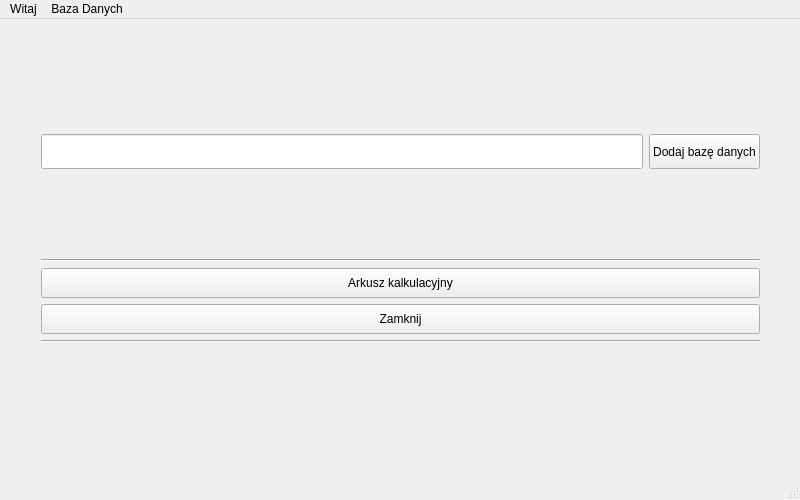
<?xml version="1.0" encoding="UTF-8"?>
<ui version="4.0">
 <class>MainWindow</class>
 <widget class="QMainWindow" name="MainWindow">
  <property name="geometry">
   <rect>
    <x>0</x>
    <y>0</y>
    <width>800</width>
    <height>500</height>
   </rect>
  </property>
  <property name="minimumSize">
   <size>
    <width>800</width>
    <height>500</height>
   </size>
  </property>
  <property name="maximumSize">
   <size>
    <width>800</width>
    <height>500</height>
   </size>
  </property>
  <property name="windowTitle">
   <string>Arkusz kalkulacyjny</string>
  </property>
  <property name="styleSheet">
   <string notr="true">/*
 * The MIT License (MIT)
 *
 * Copyright (c) &lt;2013-2014&gt; &lt;Colin Duquesnoy&gt;
 *
 * Permission is hereby granted, free of charge, to any person obtaining a copy
 * of this software and associated documentation files (the &quot;Software&quot;), to deal
 * in the Software without restriction, including without limitation the rights
 * to use, copy, modify, merge, publish, distribute, sublicense, and/or sell
 * copies of the Software, and to permit persons to whom the Software is
 * furnished to do so, subject to the following conditions:
 * The above copyright notice and this permission notice shall be included in
 * all copies or substantial portions of the Software.
 * THE SOFTWARE IS PROVIDED &quot;AS IS&quot;, WITHOUT WARRANTY OF ANY KIND, EXPRESS OR
 * IMPLIED, INCLUDING BUT NOT LIMITED TO THE WARRANTIES OF MERCHANTABILITY,
 * FITNESS FOR A PARTICULAR PURPOSE AND NONINFRINGEMENT. IN NO EVENT SHALL THE
 * AUTHORS OR COPYRIGHT HOLDERS BE LIABLE FOR ANY CLAIM, DAMAGES OR OTHER
 * LIABILITY, WHETHER IN AN ACTION OF CONTRACT, TORT OR OTHERWISE, ARISING FROM,
 * OUT OF OR IN CONNECTION WITH THE SOFTWARE OR THE USE OR OTHER DEALINGS IN
 * THE SOFTWARE.
 */
QToolTip
{
    border: 1px solid #76797C;
    background-color: rgb(90, 102, 117);;
    color: white;
    padding: 5px;
    opacity: 200;
}
QWidget
{
    color: #eff0f1;
    background-color: #31363b;
    selection-background-color:#3daee9;
    selection-color: #eff0f1;
    background-clip: border;
    border-image: none;
    outline: 0;
}
QWidget:item:hover
{
    background-color: #3daee9;
    color: #eff0f1;
}
QWidget:item:selected
{
    background-color: #3daee9;
}
QCheckBox
{
    spacing: 5px;
    outline: none;
    color: #eff0f1;
    margin-bottom: 2px;
}
QCheckBox:disabled
{
    color: #76797C;
}
QCheckBox::indicator,
QGroupBox::indicator
{
    width: 18px;
    height: 18px;
}
QGroupBox::indicator
{
    margin-left: 2px;
}
QCheckBox::indicator:unchecked
{
    image: url(:/qss_icons/rc/checkbox_unchecked.png);
}
QCheckBox::indicator:unchecked:hover,
QCheckBox::indicator:unchecked:focus,
QCheckBox::indicator:unchecked:pressed,
QGroupBox::indicator:unchecked:hover,
QGroupBox::indicator:unchecked:focus,
QGroupBox::indicator:unchecked:pressed
{
  border: none;
    image: url(:/qss_icons/rc/checkbox_unchecked_focus.png);
}
QCheckBox::indicator:checked
{
    image: url(:/qss_icons/rc/checkbox_checked.png);
}
QCheckBox::indicator:checked:hover,
QCheckBox::indicator:checked:focus,
QCheckBox::indicator:checked:pressed,
QGroupBox::indicator:checked:hover,
QGroupBox::indicator:checked:focus,
QGroupBox::indicator:checked:pressed
{
  border: none;
    image: url(:/qss_icons/rc/checkbox_checked_focus.png);
}
QCheckBox::indicator:indeterminate
{
    image: url(:/qss_icons/rc/checkbox_indeterminate.png);
}
QCheckBox::indicator:indeterminate:focus,
QCheckBox::indicator:indeterminate:hover,
QCheckBox::indicator:indeterminate:pressed
{
    image: url(:/qss_icons/rc/checkbox_indeterminate_focus.png);
}
QCheckBox::indicator:checked:disabled,
QGroupBox::indicator:checked:disabled
{
    image: url(:/qss_icons/rc/checkbox_checked_disabled.png);
}
QCheckBox::indicator:unchecked:disabled,
QGroupBox::indicator:unchecked:disabled
{
    image: url(:/qss_icons/rc/checkbox_unchecked_disabled.png);
}
QRadioButton
{
    spacing: 5px;
    outline: none;
    color: #eff0f1;
    margin-bottom: 2px;
}
QRadioButton:disabled
{
    color: #76797C;
}
QRadioButton::indicator
{
    width: 21px;
    height: 21px;
}
QRadioButton::indicator:unchecked
{
    image: url(:/qss_icons/rc/radio_unchecked.png);
}
QRadioButton::indicator:unchecked:hover,
QRadioButton::indicator:unchecked:focus,
QRadioButton::indicator:unchecked:pressed
{
    border: none;
    outline: none;
    image: url(:/qss_icons/rc/radio_unchecked_focus.png);
}
QRadioButton::indicator:checked
{
    border: none;
    outline: none;
    image: url(:/qss_icons/rc/radio_checked.png);
}
QRadioButton::indicator:checked:hover,
QRadioButton::indicator:checked:focus,
QRadioButton::indicator:checked:pressed
{
    border: none;
    outline: none;
    image: url(:/qss_icons/rc/radio_checked_focus.png);
}
QRadioButton::indicator:checked:disabled
{
    outline: none;
    image: url(:/qss_icons/rc/radio_checked_disabled.png);
}
QRadioButton::indicator:unchecked:disabled
{
    image: url(:/qss_icons/rc/radio_unchecked_disabled.png);
}
QMenuBar
{
    background-color: #31363b;
    color: #eff0f1;
}
QMenuBar::item
{
    background: transparent;
}
QMenuBar::item:selected
{
    background: transparent;
    border: 1px solid #76797C;
}
QMenuBar::item:pressed
{
    border: 1px solid #76797C;
    background-color: #3daee9;
    color: #eff0f1;
    margin-bottom:-1px;
    padding-bottom:1px;
}
QMenu
{
    border: 1px solid #76797C;
    color: #eff0f1;
    margin: 2px;
}
QMenu::icon
{
    margin: 5px;
}
QMenu::item
{
    padding: 5px 30px 5px 30px;
    margin-left: 5px;
    border: 1px solid transparent; /* reserve space for selection border */
}
QMenu::item:selected
{
    color: #eff0f1;
}
QMenu::separator {
    height: 2px;
    background: lightblue;
    margin-left: 10px;
    margin-right: 5px;
}
QMenu::indicator {
    width: 18px;
    height: 18px;
}
/* non-exclusive indicator = check box style indicator
   (see QActionGroup::setExclusive) */
QMenu::indicator:non-exclusive:unchecked {
    image: url(:/qss_icons/rc/checkbox_unchecked.png);
}
QMenu::indicator:non-exclusive:unchecked:selected {
    image: url(:/qss_icons/rc/checkbox_unchecked_disabled.png);
}
QMenu::indicator:non-exclusive:checked {
    image: url(:/qss_icons/rc/checkbox_checked.png);
}
QMenu::indicator:non-exclusive:checked:selected {
    image: url(:/qss_icons/rc/checkbox_checked_disabled.png);
}
/* exclusive indicator = radio button style indicator (see QActionGroup::setExclusive) */
QMenu::indicator:exclusive:unchecked {
    image: url(:/qss_icons/rc/radio_unchecked.png);
}
QMenu::indicator:exclusive:unchecked:selected {
    image: url(:/qss_icons/rc/radio_unchecked_disabled.png);
}
QMenu::indicator:exclusive:checked {
    image: url(:/qss_icons/rc/radio_checked.png);
}
QMenu::indicator:exclusive:checked:selected {
    image: url(:/qss_icons/rc/radio_checked_disabled.png);
}
QMenu::right-arrow {
    margin: 5px;
    image: url(:/qss_icons/rc/right_arrow.png)
}
QWidget:disabled
{
    color: #454545;
    background-color: #31363b;
}
QAbstractItemView
{
    alternate-background-color: #31363b;
    color: #eff0f1;
    border: 1px solid 3A3939;
    border-radius: 2px;
}
QWidget:focus, QMenuBar:focus
{
    border: 1px solid #3daee9;
}
QTabWidget:focus, QCheckBox:focus, QRadioButton:focus, QSlider:focus
{
    border: none;
}
QLineEdit
{
    background-color: #232629;
    padding: 5px;
    border-style: solid;
    border: 1px solid #76797C;
    border-radius: 2px;
    color: #eff0f1;
}
QGroupBox {
    border:1px solid #76797C;
    border-radius: 2px;
    margin-top: 20px;
}
QGroupBox::title {
    subcontrol-origin: margin;
    subcontrol-position: top center;
    padding-left: 10px;
    padding-right: 10px;
    padding-top: 10px;
}
QAbstractScrollArea
{
    border-radius: 2px;
    border: 1px solid #76797C;
    background-color: transparent;
}
QScrollBar:horizontal
{
    height: 15px;
    margin: 3px 15px 3px 15px;
    border: 1px transparent #2A2929;
    border-radius: 4px;
    background-color: #2A2929;
}
QScrollBar::handle:horizontal
{
    background-color: #605F5F;
    min-width: 5px;
    border-radius: 4px;
}
QScrollBar::add-line:horizontal
{
    margin: 0px 3px 0px 3px;
    border-image: url(:/qss_icons/rc/right_arrow_disabled.png);
    width: 10px;
    height: 10px;
    subcontrol-position: right;
    subcontrol-origin: margin;
}
QScrollBar::sub-line:horizontal
{
    margin: 0px 3px 0px 3px;
    border-image: url(:/qss_icons/rc/left_arrow_disabled.png);
    height: 10px;
    width: 10px;
    subcontrol-position: left;
    subcontrol-origin: margin;
}
QScrollBar::add-line:horizontal:hover,QScrollBar::add-line:horizontal:on
{
    border-image: url(:/qss_icons/rc/right_arrow.png);
    height: 10px;
    width: 10px;
    subcontrol-position: right;
    subcontrol-origin: margin;
}
QScrollBar::sub-line:horizontal:hover, QScrollBar::sub-line:horizontal:on
{
    border-image: url(:/qss_icons/rc/left_arrow.png);
    height: 10px;
    width: 10px;
    subcontrol-position: left;
    subcontrol-origin: margin;
}
QScrollBar::up-arrow:horizontal, QScrollBar::down-arrow:horizontal
{
    background: none;
}
QScrollBar::add-page:horizontal, QScrollBar::sub-page:horizontal
{
    background: none;
}
QScrollBar:vertical
{
    background-color: #2A2929;
    width: 15px;
    margin: 15px 3px 15px 3px;
    border: 1px transparent #2A2929;
    border-radius: 4px;
}
QScrollBar::handle:vertical
{
    background-color: #605F5F;
    min-height: 5px;
    border-radius: 4px;
}
QScrollBar::sub-line:vertical
{
    margin: 3px 0px 3px 0px;
    border-image: url(:/qss_icons/rc/up_arrow_disabled.png);
    height: 10px;
    width: 10px;
    subcontrol-position: top;
    subcontrol-origin: margin;
}
QScrollBar::add-line:vertical
{
    margin: 3px 0px 3px 0px;
    border-image: url(:/qss_icons/rc/down_arrow_disabled.png);
    height: 10px;
    width: 10px;
    subcontrol-position: bottom;
    subcontrol-origin: margin;
}
QScrollBar::sub-line:vertical:hover,QScrollBar::sub-line:vertical:on
{
    border-image: url(:/qss_icons/rc/up_arrow.png);
    height: 10px;
    width: 10px;
    subcontrol-position: top;
    subcontrol-origin: margin;
}
QScrollBar::add-line:vertical:hover, QScrollBar::add-line:vertical:on
{
    border-image: url(:/qss_icons/rc/down_arrow.png);
    height: 10px;
    width: 10px;
    subcontrol-position: bottom;
    subcontrol-origin: margin;
}
QScrollBar::up-arrow:vertical, QScrollBar::down-arrow:vertical
{
    background: none;
}
QScrollBar::add-page:vertical, QScrollBar::sub-page:vertical
{
    background: none;
}
QTextEdit
{
    background-color: #232629;
    color: #eff0f1;
    border: 1px solid #76797C;
}
QPlainTextEdit
{
    background-color: #232629;;
    color: #eff0f1;
    border-radius: 2px;
    border: 1px solid #76797C;
}
QHeaderView::section
{
    background-color: #76797C;
    color: #eff0f1;
    padding: 5px;
    border: 1px solid #76797C;
}
QSizeGrip {
    image: url(:/qss_icons/rc/sizegrip.png);
    width: 12px;
    height: 12px;
}
QMainWindow::separator
{
    background-color: #31363b;
    color: white;
    padding-left: 4px;
    spacing: 2px;
    border: 1px dashed #76797C;
}
QMainWindow::separator:hover
{
    background-color: #787876;
    color: white;
    padding-left: 4px;
    border: 1px solid #76797C;
    spacing: 2px;
}
QMenu::separator
{
    height: 1px;
    background-color: #76797C;
    color: white;
    padding-left: 4px;
    margin-left: 10px;
    margin-right: 5px;
}
QFrame
{
    border-radius: 2px;
    border: 1px solid #76797C;
}
QFrame[frameShape=&quot;0&quot;]
{
    border-radius: 2px;
    border: 1px transparent #76797C;
}
QStackedWidget
{
    border: 1px transparent black;
}
QToolBar {
    border: 1px transparent #393838;
    background: 1px solid #31363b;
    font-weight: bold;
}
QToolBar::handle:horizontal {
    image: url(:/qss_icons/rc/Hmovetoolbar.png);
}
QToolBar::handle:vertical {
    image: url(:/qss_icons/rc/Vmovetoolbar.png);
}
QToolBar::separator:horizontal {
    image: url(:/qss_icons/rc/Hsepartoolbar.png);
}
QToolBar::separator:vertical {
    image: url(:/qss_icons/rc/Vsepartoolbars.png);
}
QPushButton
{
    color: #eff0f1;
    background-color: #31363b;
    border-width: 1px;
    border-color: #76797C;
    border-style: solid;
    padding: 5px;
    border-radius: 2px;
    outline: none;
}
QPushButton:disabled
{
    background-color: #31363b;
    border-width: 1px;
    border-color: #454545;
    border-style: solid;
    padding-top: 5px;
    padding-bottom: 5px;
    padding-left: 10px;
    padding-right: 10px;
    border-radius: 2px;
    color: #454545;
}
QPushButton:focus {
    background-color: #3daee9;
    color: white;
}
QPushButton:pressed
{
    background-color: #3daee9;
    padding-top: -15px;
    padding-bottom: -17px;
}
QComboBox
{
    selection-background-color: #3daee9;
    border-style: solid;
    border: 1px solid #76797C;
    border-radius: 2px;
    padding: 5px;
    min-width: 75px;
}
QPushButton:checked{
    background-color: #76797C;
    border-color: #6A6969;
}
QComboBox:hover,QPushButton:hover,QAbstractSpinBox:hover,QLineEdit:hover,QTextEdit:hover,QPlainTextEdit:hover,QAbstractView:hover,QTreeView:hover
{
    border: 1px solid #3daee9;
    color: #eff0f1;
}
QComboBox:on
{
    padding-top: 3px;
    padding-left: 4px;
    selection-background-color: #4a4a4a;
}
QComboBox QAbstractItemView
{
    background-color: #232629;
    border-radius: 2px;
    border: 1px solid #76797C;
    selection-background-color: #3daee9;
}
QComboBox::drop-down
{
    subcontrol-origin: padding;
    subcontrol-position: top right;
    width: 15px;
    border-left-width: 0px;
    border-left-color: darkgray;
    border-left-style: solid;
    border-top-right-radius: 3px;
    border-bottom-right-radius: 3px;
}
QComboBox::down-arrow
{
    image: url(:/qss_icons/rc/down_arrow_disabled.png);
}
QComboBox::down-arrow:on, QComboBox::down-arrow:hover,
QComboBox::down-arrow:focus
{
    image: url(:/qss_icons/rc/down_arrow.png);
}
QAbstractSpinBox {
    padding: 5px;
    border: 1px solid #76797C;
    background-color: #232629;
    color: #eff0f1;
    border-radius: 2px;
    min-width: 75px;
}
QAbstractSpinBox:up-button
{
    background-color: transparent;
    subcontrol-origin: border;
    subcontrol-position: center right;
}
QAbstractSpinBox:down-button
{
    background-color: transparent;
    subcontrol-origin: border;
    subcontrol-position: center left;
}
QAbstractSpinBox::up-arrow,QAbstractSpinBox::up-arrow:disabled,QAbstractSpinBox::up-arrow:off {
    image: url(:/qss_icons/rc/up_arrow_disabled.png);
    width: 10px;
    height: 10px;
}
QAbstractSpinBox::up-arrow:hover
{
    image: url(:/qss_icons/rc/up_arrow.png);
}
QAbstractSpinBox::down-arrow,QAbstractSpinBox::down-arrow:disabled,QAbstractSpinBox::down-arrow:off
{
    image: url(:/qss_icons/rc/down_arrow_disabled.png);
    width: 10px;
    height: 10px;
}
QAbstractSpinBox::down-arrow:hover
{
    image: url(:/qss_icons/rc/down_arrow.png);
}
QLabel
{
    border: 0px solid black;
}
QTabWidget{
    border: 0px transparent black;
}
QTabWidget::pane {
    border: 1px solid #76797C;
    padding: 5px;
    margin: 1px;
}
QTabBar
{
    qproperty-drawBase: 0;
    left: 5px; /* move to the right by 5px */
    border-radius: 3px;
}
QTabBar:focus
{
    border: 0px transparent black;
}
QTabBar::close-button  {
    image: url(:/qss_icons/rc/close.png);
    background: transparent;
}
QTabBar::close-button:hover
{
    image: url(:/qss_icons/rc/close-hover.png);
    background: transparent;
}
QTabBar::close-button:pressed {
    image: url(:/qss_icons/rc/close-pressed.png);
    background: transparent;
}
/* TOP TABS */
QTabBar::tab:top {
    color: #eff0f1;
    border: 1px solid #76797C;
    border-bottom: 1px transparent black;
    background-color: #31363b;
    padding: 5px;
    min-width: 50px;
    border-top-left-radius: 2px;
    border-top-right-radius: 2px;
}
QTabBar::tab:top:!selected
{
    color: #eff0f1;
    background-color: #54575B;
    border: 1px solid #76797C;
    border-bottom: 1px transparent black;
}
QTabBar::tab:top:!selected:hover {
    background-color: #3daee9;
}
/* BOTTOM TABS */
QTabBar::tab:bottom {
    color: #eff0f1;
    border: 1px solid #76797C;
    border-top: 1px transparent black;
    background-color: #31363b;
    padding: 5px;
    border-bottom-left-radius: 2px;
    border-bottom-right-radius: 2px;
    min-width: 50px;
}
QTabBar::tab:bottom:!selected
{
    color: #eff0f1;
    background-color: #54575B;
    border: 1px solid #76797C;
    border-top: 1px transparent black;
    border-bottom-left-radius: 2px;
    border-bottom-right-radius: 2px;
}
QTabBar::tab:bottom:!selected:hover {
    background-color: #3daee9;
}
/* LEFT TABS */
QTabBar::tab:left {
    color: #eff0f1;
    border: 1px solid #76797C;
    border-left: 1px transparent black;
    background-color: #31363b;
    padding: 5px;
    border-top-right-radius: 2px;
    border-bottom-right-radius: 2px;
    min-height: 50px;
}
QTabBar::tab:left:!selected
{
    color: #eff0f1;
    background-color: #54575B;
    border: 1px solid #76797C;
    border-left: 1px transparent black;
    border-top-right-radius: 2px;
    border-bottom-right-radius: 2px;
}
QTabBar::tab:left:!selected:hover {
    background-color: #3daee9;
}
/* RIGHT TABS */
QTabBar::tab:right {
    color: #eff0f1;
    border: 1px solid #76797C;
    border-right: 1px transparent black;
    background-color: #31363b;
    padding: 5px;
    border-top-left-radius: 2px;
    border-bottom-left-radius: 2px;
    min-height: 50px;
}
QTabBar::tab:right:!selected
{
    color: #eff0f1;
    background-color: #54575B;
    border: 1px transparent #76797C;
    border-right: 1px transparent black;
    border-top-left-radius: 0px;
    border-bottom-left-radius: 0px;
}
QTabBar::tab:right:!selected:hover {
    background-color: #3daee9;
}
QTabBar QToolButton::right-arrow:enabled {
     image: url(:/qss_icons/rc/right_arrow.png);
 }
 QTabBar QToolButton::left-arrow:enabled {
     image: url(:/qss_icons/rc/left_arrow.png);
 }
QTabBar QToolButton::right-arrow:disabled {
     image: url(:/qss_icons/rc/right_arrow_disabled.png);
 }
 QTabBar QToolButton::left-arrow:disabled {
     image: url(:/qss_icons/rc/left_arrow_disabled.png);
 }
QDockWidget {
    background: #31363b;
    border: 1px solid #403F3F;
    titlebar-close-icon: url(:/qss_icons/rc/close.png);
    titlebar-normal-icon: url(:/qss_icons/rc/undock.png);
}
QDockWidget::close-button, QDockWidget::float-button {
    border: 1px solid transparent;
    border-radius: 2px;
    background: transparent;
}
QDockWidget::close-button:hover, QDockWidget::float-button:hover {
    background: rgba(255, 255, 255, 10);
}
QDockWidget::close-button:pressed, QDockWidget::float-button:pressed {
    padding: 1px -1px -1px 1px;
    background: rgba(255, 255, 255, 10);
}
QTreeView, QListView
{
    border: 1px solid #76797C;
    background-color: #232629;
}
QTreeView:branch:selected, QTreeView:branch:hover
{
    background: url(:/qss_icons/rc/transparent.png);
}
QTreeView::branch:has-siblings:!adjoins-item {
    border-image: url(:/qss_icons/rc/transparent.png);
}
QTreeView::branch:has-siblings:adjoins-item {
    border-image: url(:/qss_icons/rc/transparent.png);
}
QTreeView::branch:!has-children:!has-siblings:adjoins-item {
    border-image: url(:/qss_icons/rc/transparent.png);
}
QTreeView::branch:has-children:!has-siblings:closed,
QTreeView::branch:closed:has-children:has-siblings {
    image: url(:/qss_icons/rc/branch_closed.png);
}
QTreeView::branch:open:has-children:!has-siblings,
QTreeView::branch:open:has-children:has-siblings  {
    image: url(:/qss_icons/rc/branch_open.png);
}
QTreeView::branch:has-children:!has-siblings:closed:hover,
QTreeView::branch:closed:has-children:has-siblings:hover {
    image: url(:/qss_icons/rc/branch_closed-on.png);
    }
QTreeView::branch:open:has-children:!has-siblings:hover,
QTreeView::branch:open:has-children:has-siblings:hover  {
    image: url(:/qss_icons/rc/branch_open-on.png);
    }
QListView::item:!selected:hover, QListView::item:!selected:hover, QTreeView::item:!selected:hover  {
    background: rgba(0, 0, 0, 0);
    outline: 0;
    color: #eff0f1
}
QListView::item:selected:hover, QListView::item:selected:hover, QTreeView::item:selected:hover  {
    background: #3daee9;
    color: #eff0f1;
}
QSlider::groove:horizontal {
    border: 1px solid #565a5e;
    height: 4px;
    background: #565a5e;
    margin: 0px;
    border-radius: 2px;
}
QSlider::handle:horizontal {
    background: #232629;
    border: 1px solid #565a5e;
    width: 16px;
    height: 16px;
    margin: -8px 0;
    border-radius: 9px;
}
QSlider::groove:vertical {
    border: 1px solid #565a5e;
    width: 4px;
    background: #565a5e;
    margin: 0px;
    border-radius: 3px;
}
QSlider::handle:vertical {
    background: #232629;
    border: 1px solid #565a5e;
    width: 16px;
    height: 16px;
    margin: 0 -8px;
    border-radius: 9px;
}
QToolButton {
    background-color: transparent;
    border: 1px transparent #76797C;
    border-radius: 2px;
    margin: 3px;
    padding: 5px;
}
QToolButton[popupMode=&quot;1&quot;] { /* only for MenuButtonPopup */
 padding-right: 20px; /* make way for the popup button */
 border: 1px #76797C;
 border-radius: 5px;
}
QToolButton[popupMode=&quot;2&quot;] { /* only for InstantPopup */
 padding-right: 10px; /* make way for the popup button */
 border: 1px #76797C;
}
QToolButton:hover, QToolButton::menu-button:hover {
    background-color: transparent;
    border: 1px solid #3daee9;
    padding: 5px;
}
QToolButton:checked, QToolButton:pressed,
        QToolButton::menu-button:pressed {
    background-color: #3daee9;
    border: 1px solid #3daee9;
    padding: 5px;
}
/* the subcontrol below is used only in the InstantPopup or DelayedPopup mode */
QToolButton::menu-indicator {
    image: url(:/qss_icons/rc/down_arrow.png);
    top: -7px; left: -2px; /* shift it a bit */
}
/* the subcontrols below are used only in the MenuButtonPopup mode */
QToolButton::menu-button {
    border: 1px transparent #76797C;
    border-top-right-radius: 6px;
    border-bottom-right-radius: 6px;
    /* 16px width + 4px for border = 20px allocated above */
    width: 16px;
    outline: none;
}
QToolButton::menu-arrow {
    image: url(:/qss_icons/rc/down_arrow.png);
}
QToolButton::menu-arrow:open {
    border: 1px solid #76797C;
}
QPushButton::menu-indicator  {
    subcontrol-origin: padding;
    subcontrol-position: bottom right;
    left: 8px;
}
QTableView
{
    border: 1px solid #76797C;
    gridline-color: #31363b;
    background-color: #232629;
}
QTableView, QHeaderView
{
    border-radius: 0px;
}
QTableView::item:pressed, QListView::item:pressed, QTreeView::item:pressed  {
    background: #3daee9;
    color: #eff0f1;
}
QTableView::item:selected:active, QTreeView::item:selected:active, QListView::item:selected:active  {
    background: #3daee9;
    color: #eff0f1;
}
QHeaderView
{
    background-color: #31363b;
    border: 1px transparent;
    border-radius: 0px;
    margin: 0px;
    padding: 0px;
}
QHeaderView::section  {
    background-color: #31363b;
    color: #eff0f1;
    padding: 5px;
    border: 1px solid #76797C;
    border-radius: 0px;
    text-align: center;
}
QHeaderView::section::vertical::first, QHeaderView::section::vertical::only-one
{
    border-top: 1px solid #76797C;
}
QHeaderView::section::vertical
{
    border-top: transparent;
}
QHeaderView::section::horizontal::first, QHeaderView::section::horizontal::only-one
{
    border-left: 1px solid #76797C;
}
QHeaderView::section::horizontal
{
    border-left: transparent;
}
QHeaderView::section:checked
 {
    color: white;
    background-color: #334e5e;
 }
 /* style the sort indicator */
QHeaderView::down-arrow {
    image: url(:/qss_icons/rc/down_arrow.png);
}
QHeaderView::up-arrow {
    image: url(:/qss_icons/rc/up_arrow.png);
}
QTableCornerButton::section {
    background-color: #31363b;
    border: 1px transparent #76797C;
    border-radius: 0px;
}
QToolBox  {
    padding: 5px;
    border: 1px transparent black;
}
QToolBox::tab {
    color: #eff0f1;
    background-color: #31363b;
    border: 1px solid #76797C;
    border-bottom: 1px transparent #31363b;
    border-top-left-radius: 5px;
    border-top-right-radius: 5px;
}
QToolBox::tab:selected { /* italicize selected tabs */
    font: italic;
    background-color: #31363b;
    border-color: #3daee9;
 }
QStatusBar::item {
    border: 1px solid #76797C;
    border-radius: 2px;
 }
QFrame[height=&quot;3&quot;], QFrame[width=&quot;3&quot;] {
    background-color: #76797C;
}
QSplitter::handle {
    border: 1px dashed #76797C;
}
QSplitter::handle:hover {
    background-color: #787876;
    border: 1px solid #76797C;
}
QSplitter::handle:horizontal {
    width: 1px;
}
QSplitter::handle:vertical {
    height: 1px;
}
QProgressBar {
    border: 1px solid #76797C;
    border-radius: 5px;
    text-align: center;
}
QProgressBar::chunk {
    background-color: #05B8CC;
}</string>
  </property>
  <widget class="QWidget" name="centralWidget">
   <widget class="QWidget" name="verticalLayoutWidget">
    <property name="geometry">
     <rect>
      <x>30</x>
      <y>40</y>
      <width>741</width>
      <height>361</height>
     </rect>
    </property>
    <layout class="QVBoxLayout" name="verticalLayout">
     <item>
      <layout class="QHBoxLayout" name="horizontalLayout">
       <item>
        <widget class="QLineEdit" name="dbPath">
         <property name="minimumSize">
          <size>
           <width>0</width>
           <height>35</height>
          </size>
         </property>
        </widget>
       </item>
       <item>
        <widget class="QPushButton" name="addDatabase">
         <property name="minimumSize">
          <size>
           <width>0</width>
           <height>35</height>
          </size>
         </property>
         <property name="text">
          <string>Dodaj bazę danych</string>
         </property>
        </widget>
       </item>
      </layout>
     </item>
     <item>
      <spacer name="horizontalSpacer_2">
       <property name="orientation">
        <enum>Qt::Horizontal</enum>
       </property>
       <property name="sizeHint" stdset="0">
        <size>
         <width>40</width>
         <height>20</height>
        </size>
       </property>
      </spacer>
     </item>
     <item>
      <layout class="QVBoxLayout" name="verticalLayout_2">
       <item>
        <widget class="Line" name="line_2">
         <property name="orientation">
          <enum>Qt::Horizontal</enum>
         </property>
        </widget>
       </item>
       <item>
        <widget class="QPushButton" name="pushButton_2">
         <property name="minimumSize">
          <size>
           <width>0</width>
           <height>30</height>
          </size>
         </property>
         <property name="text">
          <string>Arkusz kalkulacyjny</string>
         </property>
        </widget>
       </item>
       <item>
        <widget class="QPushButton" name="closeButton">
         <property name="minimumSize">
          <size>
           <width>0</width>
           <height>30</height>
          </size>
         </property>
         <property name="text">
          <string>Zamknij</string>
         </property>
        </widget>
       </item>
       <item>
        <widget class="Line" name="line_4">
         <property name="orientation">
          <enum>Qt::Horizontal</enum>
         </property>
        </widget>
       </item>
      </layout>
     </item>
    </layout>
   </widget>
  </widget>
  <widget class="QMenuBar" name="menuBar">
   <property name="geometry">
    <rect>
     <x>0</x>
     <y>0</y>
     <width>800</width>
     <height>25</height>
    </rect>
   </property>
   <widget class="QMenu" name="menuWitaj">
    <property name="title">
     <string>Witaj</string>
    </property>
   </widget>
   <widget class="QMenu" name="menuBaza_Danych">
    <property name="title">
     <string>Baza Danych</string>
    </property>
    <addaction name="actionWy_wietl_baz_danych"/>
   </widget>
   <addaction name="menuWitaj"/>
   <addaction name="menuBaza_Danych"/>
  </widget>
  <widget class="QStatusBar" name="statusBar"/>
  <action name="actionWy_wietl_baz_danych">
   <property name="text">
    <string>Wyświetl bazę danych</string>
   </property>
  </action>
 </widget>
 <layoutdefault spacing="6" margin="11"/>
 <resources/>
 <connections/>
</ui>
